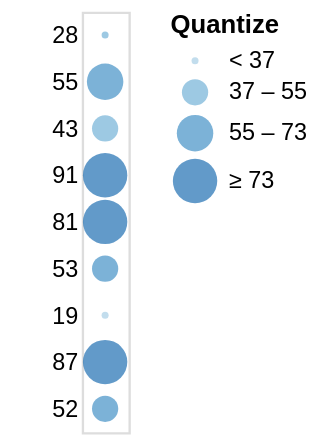

Specify this chart in Vega-Lite:
### Vega specification from a JSON file in a GitHub repository (floating-point values rounded to 4 significant figures)
{"$schema": "https://vega.github.io/schema/vega/v4.json", "description": "A simple bar chart with embedded data.", "autosize": "pad", "padding": 5, "width": 20, "style": "cell", "data": [{"name": "source_0", "values": [{"a": "A", "b": 28}, {"a": "B", "b": 55}, {"a": "C", "b": 43}, {"a": "D", "b": 91}, {"a": "E", "b": 81}, {"a": "F", "b": 53}, {"a": "G", "b": 19}, {"a": "H", "b": 87}, {"a": "I", "b": 52}]}], "signals": [{"name": "y_step", "value": 20}, {"name": "height", "update": "bandspace(domain('y').length, 1, 0.5) * y_step"}], "marks": [{"name": "marks", "type": "symbol", "style": ["circle"], "from": {"data": "source_0"}, "encode": {"update": {"opacity": {"value": 0.7}, "fill": [{"test": "datum[\"b\"] === null || isNaN(datum[\"b\"])", "value": null}, {"scale": "color", "field": "b"}], "tooltip": {"signal": "{\"b\": ''+datum[\"b\"], \"Quantize\": format(datum[\"b\"], \"\")}"}, "x": {"signal": "width", "mult": 0.5}, "y": {"scale": "y", "field": "b"}, "size": {"scale": "size", "field": "b"}, "shape": {"value": "circle"}}}}], "scales": [{"name": "y", "type": "point", "domain": {"data": "source_0", "field": "b"}, "range": {"step": {"signal": "y_step"}}, "padding": 0.5}, {"name": "color", "type": "quantize", "domain": {"data": "source_0", "field": "b"}, "range": {"scheme": "blues", "count": 4}, "zero": true}, {"name": "size", "type": "quantize", "domain": {"data": "source_0", "field": "b"}, "range": {"signal": "sequence(9, 361 + (361 - 9) / (4 - 1), (361 - 9) / (4 - 1))"}, "zero": false}], "axes": [{"scale": "y", "orient": "left", "grid": false, "domain": false, "ticks": false, "zindex": 1}], "legends": [{"title": "Quantize", "fill": "color", "gradientLength": {"signal": "clamp(height, 64, 200)"}, "encode": {"symbols": {"update": {"shape": {"value": "circle"}, "opacity": {"value": 0.7}}}}, "size": "size"}], "config": {"axisY": {"minExtent": 30}}}
